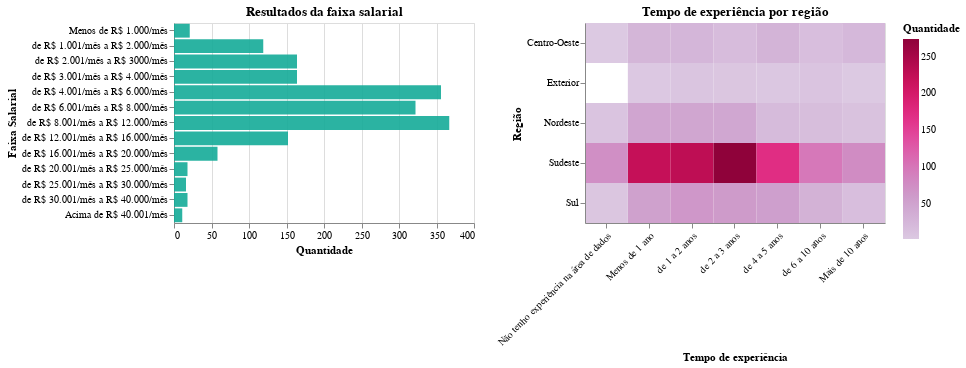

Source (notebook cell):
### Code cell
vis_pergunta_2 = alt.hconcat(faixa_salarial, regiao_tempo_experiencia.interactive()).resolve_scale(
    color='independent',
    size='independent'
)

vis_pergunta_2

### Figure 1 — Vega-Lite specification as saved in the notebook (floating-point values rounded to 4 significant figures; data arrays with more than 128 entries replaced by an {"elided": "..."} marker saying what was removed)
{"config": {"view": {"continuousWidth": 400, "continuousHeight": 300}}, "hconcat": [{"mark": {"type": "bar", "color": "#15AB98"}, "encoding": {"opacity": {"condition": {"value": 0.9, "selection": "selector006"}, "value": 0.1}, "tooltip": [{"type": "nominal", "field": "Faixa Salarial", "title": "Faixa Salarial"}, {"type": "quantitative", "aggregate": "count", "title": "Quantidade"}], "x": {"type": "quantitative", "aggregate": "count", "scale": {"zero": false}, "title": "Quantidade"}, "y": {"type": "nominal", "field": "Faixa Salarial", "sort": ["Menos de R$ 1.000/mês", "de R$ 1.001/mês a R$ 2.000/mês", "de R$ 2.001/mês a R$ 3000/mês", "de R$ 3.001/mês a R$ 4.000/mês", "de R$ 4.001/mês a R$ 6.000/mês", "de R$ 6.001/mês a R$ 8.000/mês", "de R$ 8.001/mês a R$ 12.000/mês", "de R$ 12.001/mês a R$ 16.000/mês", "de R$ 16.001/mês a R$ 20.000/mês", "de R$ 20.001/mês a R$ 25.000/mês", "de R$ 25.001/mês a R$ 30.000/mês", "de R$ 30.001/mês a R$ 40.000/mês", "Acima de R$ 40.001/mês"], "title": "Faixa Salarial"}}, "height": 200, "selection": {"selector005": {"type": "single", "fields": ["Genero"], "bind": {"input": "select", "options": [null, "Masculino", "Feminino", "Outro"], "labels": ["Todos", "Masculino", "Feminino", "Outro"], "name": "Gênero: "}, "empty": "all"}, "selector006": {"type": "interval", "empty": "all"}}, "title": "Resultados da faixa salarial", "transform": [{"filter": {"selection": "selector005"}}], "width": 300}, {"mark": {"type": "rect", "tooltip": true}, "encoding": {"color": {"type": "quantitative", "aggregate": "count", "scale": {"scheme": "purplered"}, "title": "Quantidade"}, "tooltip": [{"type": "nominal", "field": "Regiao", "title": "Região"}, {"type": "nominal", "field": "Tempo de Experiencia", "title": "Tempo de experiência"}, {"type": "quantitative", "aggregate": "count", "title": "Quantidade"}], "x": {"type": "nominal", "axis": {"labelAngle": -45}, "field": "Tempo de Experiencia", "sort": ["Não tenho experiência na área de dados", "Menos de 1 ano", "de 1 a 2 anos", "de 2 a 3 anos", "de 4 a 5 anos", "de 6 a 10 anos", "Mais de 10 anos"], "title": "Tempo de experiência"}, "y": {"type": "nominal", "field": "Regiao", "title": "Região"}}, "height": 200, "selection": {"selector007": {"type": "interval", "bind": "scales", "encodings": ["x", "y"]}}, "title": "Tempo de experiência por região", "transform": [{"filter": {"selection": "selector005"}}, {"filter": {"selection": "selector006"}}], "width": 300}], "data": {"name": "data-baaba24284f2064f502ce50381eedc0f"}, "resolve": {"scale": {"color": "independent", "size": "independent"}}, "$schema": "https://vega.github.io/schema/vega-lite/v4.8.1.json", "datasets": {"data-baaba24284f2064f502ce50381eedc0f": {"elided": "1786 records"}}}
